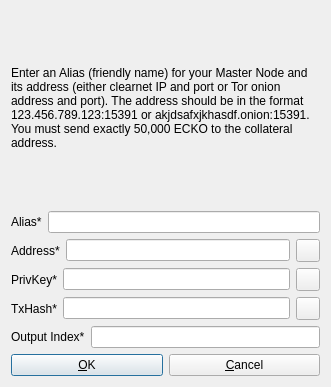
<?xml version="1.0" encoding="UTF-8"?>
<ui version="4.0">
 <class>AddEditAdrenalineNode</class>
 <widget class="QDialog" name="AddEditAdrenalineNode">
  <property name="geometry">
   <rect>
    <x>0</x>
    <y>0</y>
    <width>331</width>
    <height>387</height>
   </rect>
  </property>
  <property name="windowTitle">
   <string>Add/Edit ECKO Node</string>
  </property>
  <property name="modal">
   <bool>true</bool>
  </property>
  <layout class="QVBoxLayout" name="verticalLayout">
   <item>
    <widget class="QLabel" name="label_9">
     <property name="sizePolicy">
      <sizepolicy hsizetype="Preferred" vsizetype="Expanding">
       <horstretch>0</horstretch>
       <verstretch>0</verstretch>
      </sizepolicy>
     </property>
     <property name="text">
      <string>&lt;html&gt;&lt;head/&gt;&lt;body&gt;&lt;p&gt;Enter an Alias (friendly name) for your Master Node and its address (either clearnet IP and port or Tor onion address and port). The address should be in the format 123.456.789.123:15391 or akjdsafxjkhasdf.onion:15391. You must send exactly 50,000 ECKO to the collateral address.&lt;/p&gt;&lt;/body&gt;&lt;/html&gt;</string>
     </property>
     <property name="wordWrap">
      <bool>true</bool>
     </property>
    </widget>
   </item>
   <item>
    <layout class="QHBoxLayout" name="horizontalLayout_4">
     <property name="bottomMargin">
      <number>0</number>
     </property>
     <item>
      <widget class="QLabel" name="label_4">
       <property name="text">
        <string>Alias*</string>
       </property>
      </widget>
     </item>
     <item>
      <widget class="QLineEdit" name="aliasLineEdit"/>
     </item>
    </layout>
   </item>
   <item>
    <layout class="QHBoxLayout" name="horizontalLayout_5">
     <property name="bottomMargin">
      <number>0</number>
     </property>
     <item>
      <widget class="QLabel" name="label_6">
       <property name="text">
        <string>Address*</string>
       </property>
      </widget>
     </item>
     <item>
      <widget class="QLineEdit" name="addressLineEdit"/>
     </item>
     <item>
      <widget class="QToolButton" name="AddEditAddressPasteButton">
       <property name="toolTip">
        <string>Paste address from clipboard</string>
       </property>
       <property name="text">
        <string/>
       </property>
       <property name="icon">
        <iconset resource="../bitcoin.qrc">
         <normaloff>:/icons/editpaste</normaloff>:/icons/editpaste</iconset>
       </property>
       <property name="shortcut">
        <string>Alt+P</string>
       </property>
      </widget>
     </item>
    </layout>
   </item>
   <item>
    <layout class="QHBoxLayout" name="horizontalLayout_3">
     <property name="bottomMargin">
      <number>0</number>
     </property>
     <item>
      <widget class="QLabel" name="label_5">
       <property name="text">
        <string>PrivKey*</string>
       </property>
      </widget>
     </item>
     <item>
      <widget class="QLineEdit" name="privkeyLineEdit"/>
     </item>
     <item>
      <widget class="QToolButton" name="AddEditPrivkeyPasteButton">
       <property name="toolTip">
        <string>Paste address from clipboard</string>
       </property>
       <property name="text">
        <string/>
       </property>
       <property name="icon">
        <iconset resource="../bitcoin.qrc">
         <normaloff>:/icons/editpaste</normaloff>:/icons/editpaste</iconset>
       </property>
       <property name="shortcut">
        <string>Alt+P</string>
       </property>
      </widget>
     </item>
    </layout>
   </item>
   <item>
    <layout class="QHBoxLayout" name="horizontalLayout_2">
     <property name="bottomMargin">
      <number>0</number>
     </property>
     <item>
      <widget class="QLabel" name="label_2">
       <property name="text">
        <string>TxHash*</string>
       </property>
      </widget>
     </item>
     <item>
      <widget class="QLineEdit" name="txhashLineEdit"/>
     </item>
     <item>
      <widget class="QToolButton" name="AddEditTxhashPasteButton">
       <property name="toolTip">
        <string>Paste address from clipboard</string>
       </property>
       <property name="text">
        <string/>
       </property>
       <property name="icon">
        <iconset resource="../bitcoin.qrc">
         <normaloff>:/icons/editpaste</normaloff>:/icons/editpaste</iconset>
       </property>
       <property name="shortcut">
        <string>Alt+P</string>
       </property>
      </widget>
     </item>
    </layout>
   </item>
   <item>
    <layout class="QHBoxLayout" name="horizontalLayout_8">
     <property name="bottomMargin">
      <number>0</number>
     </property>
     <item>
      <widget class="QLabel" name="label_8">
       <property name="text">
        <string>Output Index*</string>
       </property>
      </widget>
     </item>
     <item>
      <widget class="QLineEdit" name="outputindexLineEdit"/>
     </item>
    </layout>
   </item>
   <item>
    <layout class="QHBoxLayout" name="horizontalLayout_Buttons">
     <item>
      <widget class="QPushButton" name="okButton">
       <property name="text">
        <string>&amp;OK</string>
       </property>
      </widget>
     </item>
     <item>
      <widget class="QPushButton" name="cancelButton">
       <property name="text">
        <string>&amp;Cancel</string>
       </property>
       <property name="autoDefault">
        <bool>false</bool>
       </property>
      </widget>
     </item>
    </layout>
   </item>
  </layout>
 </widget>
 <resources>
  <include location="../bitcoin.qrc"/>
 </resources>
 <connections/>
</ui>
